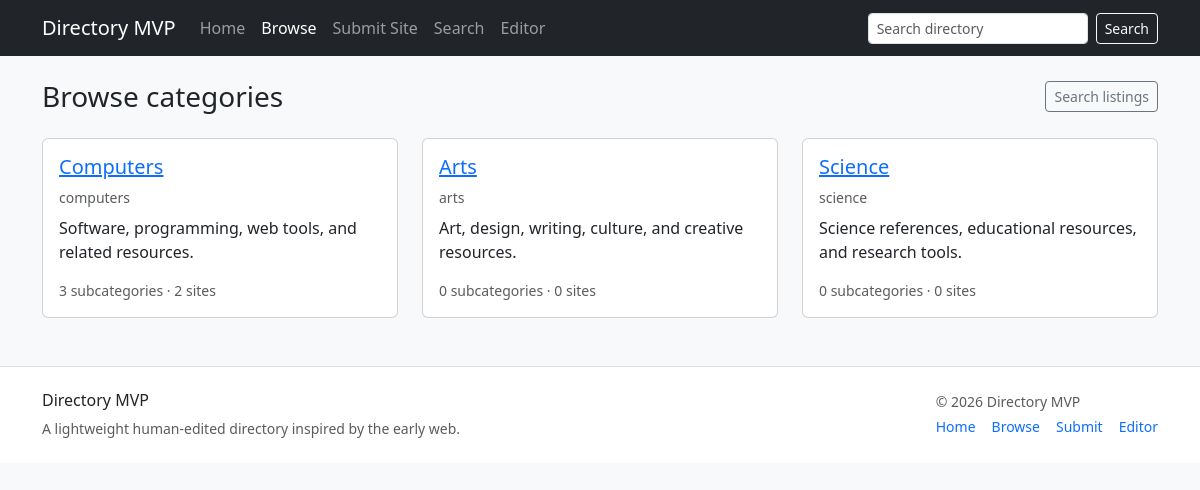
The page /category on the database its author committed.
### tables this page shows
CREATE TABLE categories (
    id INT UNSIGNED AUTO_INCREMENT PRIMARY KEY,
    parent_id INT UNSIGNED NULL,
    slug VARCHAR(150) NOT NULL,
    path VARCHAR(500) NOT NULL,
    name VARCHAR(150) NOT NULL,
    description TEXT NULL,
    sort_order INT NOT NULL DEFAULT 0,
    is_active TINYINT(1) NOT NULL DEFAULT 1,
    source_type ENUM('manual','dmoz_import') NOT NULL DEFAULT 'manual',
    source_key VARCHAR(255) NULL,
    import_batch_id INT UNSIGNED NULL,
    created_at DATETIME NOT NULL DEFAULT CURRENT_TIMESTAMP,
    updated_at DATETIME NOT NULL DEFAULT CURRENT_TIMESTAMP,
    CONSTRAINT fk_categories_parent FOREIGN KEY (parent_id) REFERENCES categories(id) ON DELETE SET NULL,
    UNIQUE KEY uq_categories_path (path(191)),
    KEY idx_categories_parent (parent_id),
    KEY idx_categories_slug (slug),
    KEY idx_categories_import_batch (import_batch_id)
);

### app/Core/Controller.php (called while the page is built, shortened)
<?php
class Controller
{
    protected function view(string $view, array $data = []): void
    {
        $data['headerSearchQuery'] = $data['headerSearchQuery'] ?? trim((string) ($_GET['q'] ?? ''));
        extract($data, EXTR_SKIP);
        $viewFile = dirname(__DIR__) . '/Views/' . $view . '.php';
        require dirname(__DIR__) . '/Views/layouts/header.php';
        require $viewFile;
        require dirname(__DIR__) . '/Views/layouts/footer.php';
    }
}

### app/Controllers/CategoryController.php (called while the page is built, shortened)
<?php
class CategoryController extends Controller
{
    public function index(): void
    {
        $categoryModel = new Category($this->db);
        $this->view('category/index', [
            'pageTitle' => 'Browse Categories',
            'categories' => $categoryModel->topLevel(),
        ]);
    }
}

### public/index.php (called while the page is built, shortened)
<?php
$basePath = dirname(__DIR__);
require $basePath . '/app/helpers.php';
$appConfig = require $basePath . '/config/app.php';
$dbConfig = require $basePath . '/config/database.php';
$db = new App\Core\Database($dbConfig);
$router = new App\Core\Router();
$router->dispatch($_SERVER['REQUEST_METHOD'], $_SERVER['REQUEST_URI'], $db, $appConfig);

### app/helpers.php (called while the page is built, shortened)
<?php
function config(string $key, $default = null)
{
    $config = $GLOBALS['app_config'] ?? [];
    return $config[$key] ?? $default;
}
function e(?string $value): string
{
    return htmlspecialchars((string) $value, ENT_QUOTES, 'UTF-8');
}
function base_url(string $path = ''): string
{
    $base = rtrim((string) config('base_url', ''), '/');
    $path = '/' . ltrim($path, '/');
    if ($base === '') {
        return $path;
    }
    return $base . $path;
}

### app/Core/Database.php (called while the page is built, shortened)
<?php
class Database
{
    private PDO $pdo;
    public function __construct(array $config)
    {
        $dsn = sprintf(
            'mysql:host=%s;port=%d;dbname=%s;charset=%s',
            $config['host'],
            $config['port'],
            $config['database'],
            $config['charset']
        );
        $this->pdo = new PDO($dsn, $config['username'], $config['password'], [
            PDO::ATTR_ERRMODE => PDO::ERRMODE_EXCEPTION,
            PDO::ATTR_DEFAULT_FETCH_MODE => PDO::FETCH_ASSOC,
        ]);
    }
    public function query(string $sql, array $params = []): PDOStatement
    {
        $stmt = $this->pdo->prepare($sql);
        $stmt->execute($params);
        return $stmt;
    }
    public function fetchAll(string $sql, array $params = []): array
    {
        return $this->query($sql, $params)->fetchAll();
    }
}

### app/Models/Category.php (called while the page is built, shortened)
<?php
class Category
{
    protected Database $db;
    public function __construct(Database $db)
    {
        $this->db = $db;
    }
    public function topLevel(): array
    {
        return $this->db->fetchAll(
            "SELECT
                c.*,
                (
                    SELECT COUNT(*)
                    FROM categories c2
                    WHERE c2.parent_id = c.id
                      AND c2.is_active = 1
                ) AS child_count,
                (
                    SELECT COUNT(*)
                    FROM sites s
                    WHERE s.category_id = c.id
                      AND s.is_active = 1
                ) AS site_count
             FROM categories c
             WHERE c.parent_id IS NULL
               AND c.is_active = 1
             ORDER BY c.sort_order ASC, c.name ASC"
        );
    }
}

### app/Views/category/index.php (the view)
<div class="d-flex justify-content-between align-items-center mb-4">
    <h1 class="h3 mb-0">Browse categories</h1>
    <a class="btn btn-outline-secondary btn-sm" href="<?= e(base_url('/search')) ?>">Search listings</a>
</div>
<div class="row g-4">
    <?php foreach ($categories as $category): ?>
        <div class="col-md-6 col-xl-4">
            <div class="card h-100 site-card">
                <div class="card-body">
                    <h2 class="h5"><a href="<?= e(base_url('/category/' . $category['path'])) ?>"><?= e($category['name']) ?></a></h2>
                    <p class="small text-muted mb-2"><?= e($category['path']) ?></p>
                    <p class="mb-3"><?= e($category['description'] ?? '') ?></p>
                    <div class="small text-muted"><?= (int) $category['child_count'] ?> subcategories &middot; <?= (int) $category['site_count'] ?> sites</div>
                </div>
            </div>
        </div>
    <?php endforeach; ?>
</div>

### app/Core/Router.php (shortened to what this page needs)
<?php
class Router
{
    private array $routes = [];
    private function addRoute(string $method, string $pattern, array $handler): void
    {
        $this->routes[] = compact('method', 'pattern', 'handler');
    }
    public function dispatch(string $method, string $uri, Database $db, array $appConfig): void
    {
        $path = parse_url($uri, PHP_URL_PATH) ?: '/';
        foreach ($this->routes as $route) {
            $params = $this->match($route['pattern'], $path);
            if ($params === null) {
                continue;
            }
            [$controllerClass, $action] = $route['handler'];
            $controller = new $controllerClass($db, $appConfig);
            $controller->$action(...array_values($params));
            return;
        }
    }
    private function match(string $pattern, string $path): ?array
    {
        $regex = preg_replace_callback('/\{([a-zA-Z_][a-zA-Z0-9_]*)(:([^}]+))?\}/', function ($matches) {
            $name = $matches[1];
            $subPattern = $matches[3] ?? '[^/]+';
            return '(?P<' . $name . '>' . $subPattern . ')';
        }, $pattern);
        $regex = '#^' . $regex . '$#';
        if (!preg_match($regex, $path, $matches)) {
            return null;
        }
        $params = [];
        return $params;
    }
}

### public/assets/css/app.css (style rules this page uses)
body { min-height: 100vh; }

### rows shown on the page
categories: name "Computers", path "computers", description "Software, programming, web tools, and related resources.", child_count "3", site_count "2"
categories: name "Arts", path "arts", description "Art, design, writing, culture, and creative resources.", child_count "0", site_count "0"
categories: name "Science", path "science", description "Science references, educational resources, and research tools.", child_count "0", site_count "0"
